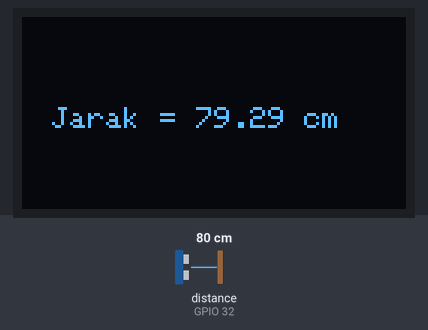
Bench run of a sketch on a simulated ESP32. Shown: 128×64 one-colour display. Wiring (from diagram.json): ultrasonic range finder: trigger GPIO 33; echo GPIO 32. The test bench sets the inputs (shaded band); at power-on: distance to the obstacle (sensor on GPIO 32) 80 cm. The echo pulse lasts 58.3 µs per cm.

Above: at 1.2 s.
1.3 s: distance to the obstacle (sensor on GPIO 32) set to 2 cm
At 2.0 s:
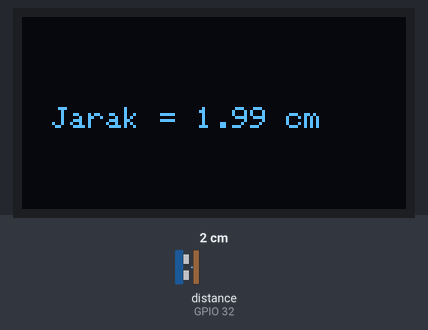
2.8 s: distance to the obstacle (sensor on GPIO 32) set to 4 cm
At 4.0 s:
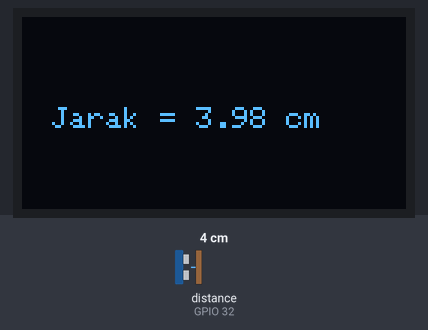
4.3 s: distance to the obstacle (sensor on GPIO 32) set to 9 cm
At 5.3 s:
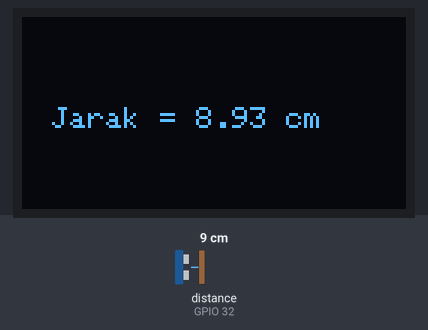
Timing chart, 0 to 7.3 s (numbered marks = the images above; inputs shaded):
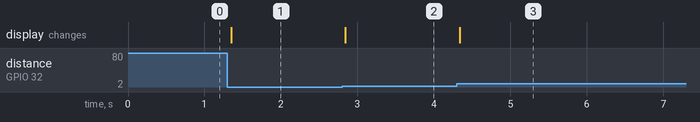

Measured:
- after the input at 1.3 s, the display: changes after 0.05 s (image 1)
- after the input at 2.8 s, the display: changes at once (image 2)
- after the input at 4.3 s, the display: changes at once (image 3)

The sketch:

sketch.ino
```cpp
#include <Wire.h>
#include <Adafruit_GFX.h>
#include <Adafruit_SSD1306.h>

#define RESET          -1
#define HEIGHT  64
#define WIDTH   128

float duration, distance;

const int TRIGPIN = 33;
const int ECHOPIN = 32;

Adafruit_SSD1306 display(WIDTH, HEIGHT, &Wire, RESET);

void setup() {
  Serial.begin(115200);
  pinMode(TRIGPIN, OUTPUT);
  pinMode(ECHOPIN, INPUT);
  if(!display.begin(SSD1306_SWITCHCAPVCC, 0x3C)){
    Serial.println(F("SSD1306 allocation failed"));
    for(;;);
  }
}

void loop() {
  digitalWrite(TRIGPIN, LOW);
	delayMicroseconds(2);
	digitalWrite(TRIGPIN, HIGH);
	delayMicroseconds(10);
	digitalWrite(TRIGPIN, LOW);
  duration = pulseIn(ECHOPIN, HIGH);
  distance = (duration*.017);
// ====================== //
  display.clearDisplay();
  display.setTextSize(1);
  display.setTextColor(WHITE);
  display.setCursor(10, 30);
  display.print("Jarak = ");
  display.print(distance);
  display.println(" cm");
  display.display();
}
```
